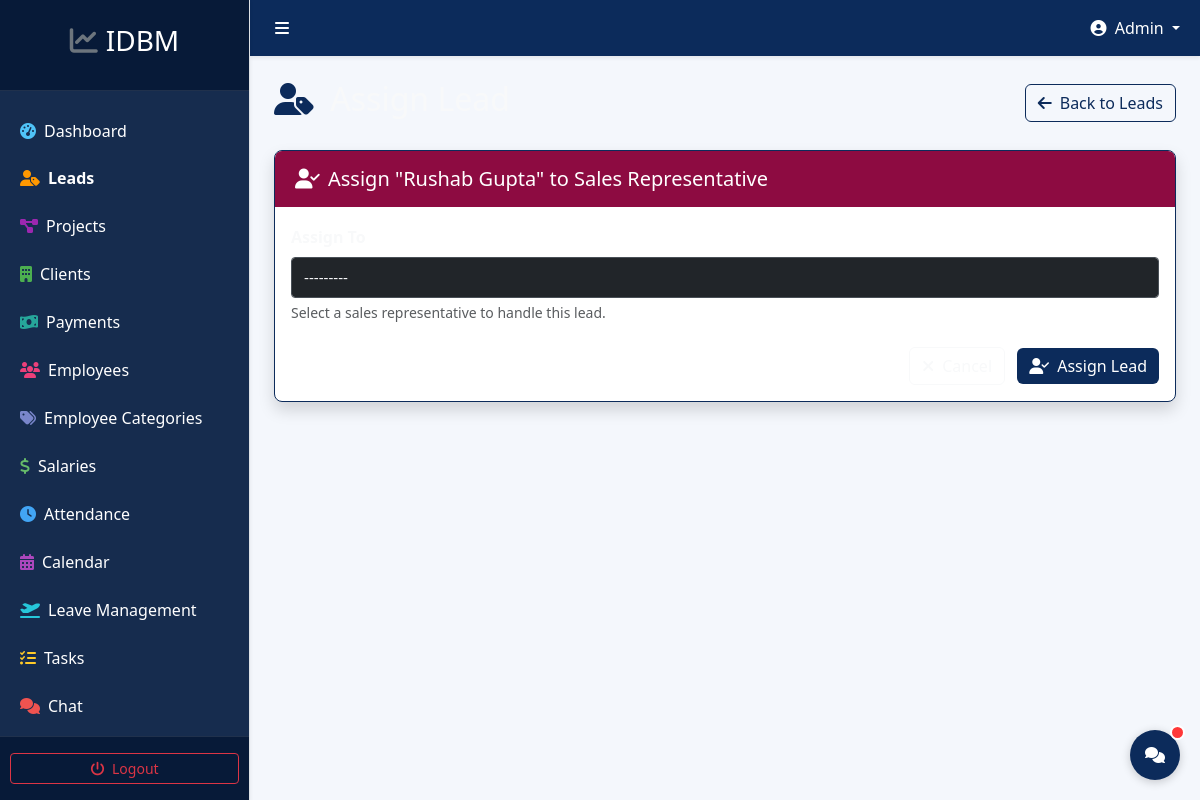
The app's page /leads/1/assign/ (signed in), older data.
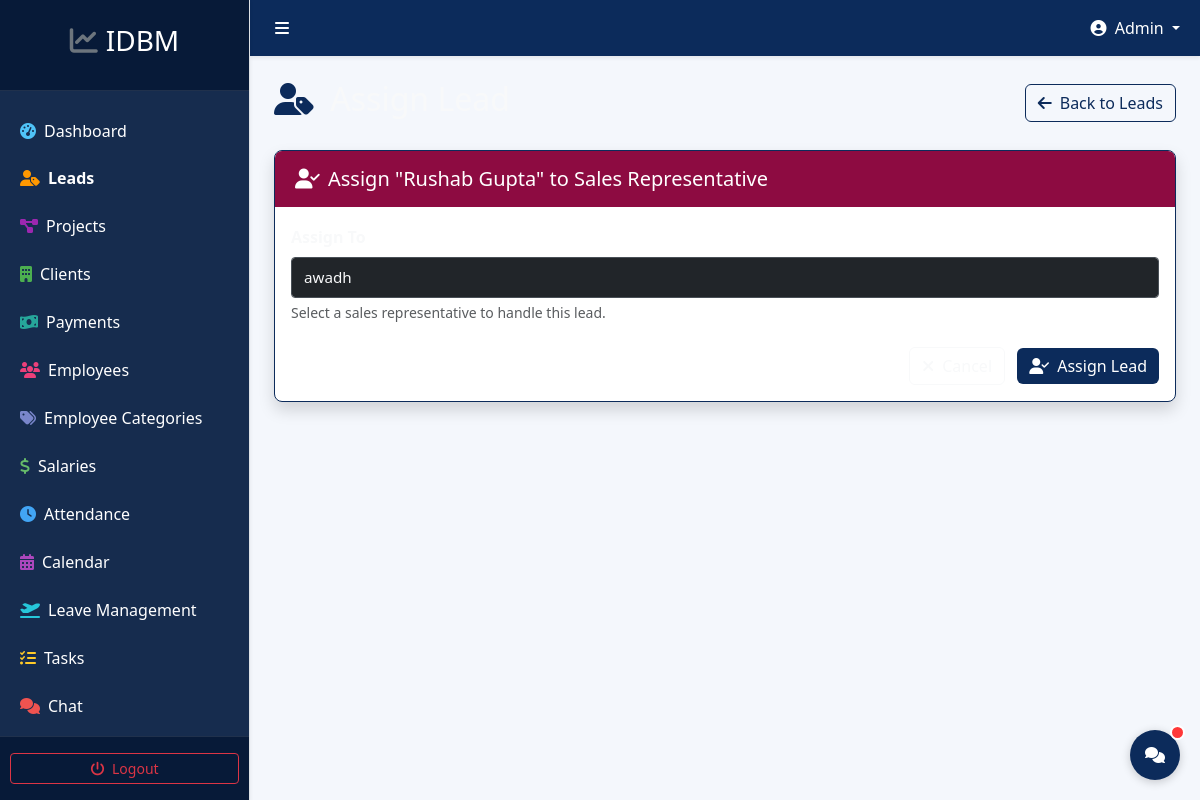
The same page, newer data.
### leads/models.py (models this page shows, shortened)
class Lead(models.Model):
    name = models.CharField(max_length=100)
    email = models.EmailField(blank=True, null=True)
    phone = models.CharField(max_length=20, blank=True, null=True)
    company = models.CharField(max_length=100, blank=True, null=True)
    source = models.ForeignKey(LeadSource, on_delete=models.SET_NULL, null=True, blank=True)
    status = models.ForeignKey(LeadStatus, on_delete=models.SET_NULL, null=True, blank=True)
    assigned_to = models.ForeignKey(User, on_delete=models.SET_NULL, null=True, blank=True, related_name='assigned_leads')
    notes = models.TextField(blank=True, null=True)
    facebook_lead_id = models.CharField(max_length=100, blank=True, null=True)
    created_at = models.DateTimeField(auto_now_add=True)
    updated_at = models.DateTimeField(auto_now=True)
    created_by = models.ForeignKey(User, on_delete=models.SET_NULL, null=True, blank=True, related_name='created_leads')

### leads/views.py (the view)
# urls.py: path('assign/', views.lead_assign, name='lead_assign'),
@login_required
def lead_assign(request, pk):
    lead = get_object_or_404(Lead, pk=pk)
    user_profile = request.user.userprofile
    if not (user_profile.is_admin or user_profile.is_manager):
        messages.error(request, "You don't have permission to assign leads.")
        return redirect('leads:lead_list')
    if request.method == 'POST':
        form = LeadAssignForm(request.POST, instance=lead)
        if form.is_valid():
            form.save()
            messages.success(request, 'Lead assigned successfully.')
            return redirect('leads:lead_detail', pk=lead.pk)
    else:
        form = LeadAssignForm(instance=lead)
    context = {
        'form': form,
        'lead': lead,
    }
    return render(request, 'leads/lead_form.html', context)

### leads/forms.py
class LeadAssignForm(forms.ModelForm):
    class Meta:
        model = Lead
        fields = ['assigned_to']
        widgets = {
            'assigned_to': forms.Select(attrs={'class': 'form-control'}),
        }
    def __init__(self, *args, **kwargs):
        super(LeadAssignForm, self).__init__(*args, **kwargs)
        self.fields['assigned_to'].queryset = User.objects.filter(
            userprofile__role='sales_rep'
        )

### accounts/models.py (called while the page is built)
    @property
    def is_admin(self):
        return self.role == 'admin'

### employees/context_processors.py (called while the page is built, shortened)
def attendance_processor(request):
    context = {}
    return context

### templates/leads/lead_form.html (shortened to what this page needs)
{% extends 'base.html' %}
{% block content %}
<div class="animate__animated animate__fadeIn">
    <div class="d-flex justify-content-between align-items-center mb-4">
        <h2 class="text-light">
            <i class="fas fa-user-tag me-2 text-purple"></i>
        </h2>
        <a href="{% url 'leads:lead_list' %}" class="btn btn-outline-purple animate__animated animate__fadeIn">
            <i class="fas fa-arrow-left me-2"></i>Back to Leads
        </a>
    </div>
    <div class="card bg-dark border-purple shadow animate__animated animate__fadeIn">
        <div class="card-header bg-purple text-white py-3">
            <h5 class="mb-0">
                {% if is_create %}
                    <i class="fas fa-plus-circle me-2"></i>New Lead Information
                {% elif 'assign' in request.path %}
                    <i class="fas fa-user-check me-2"></i>Assign "{{ lead.name }}" to Sales Representative
                {% else %}
                    <i class="fas fa-edit me-2"></i>Update "{{ lead.name }}"
                {% endif %}
            </h5>
        </div>
        <div class="card-body">
            <form method="post" class="animate__animated animate__fadeIn">
                {% if 'assign' in request.path %}
                    <div class="mb-4">
                        <label for="id_assigned_to" class="form-label text-light">Assign To</label>
                        {{ form.assigned_to }}
                        <div class="form-text text-muted">Select a sales representative to handle this lead.</div>
                    </div>
                {% endif %}
                <div class="mt-4 text-end">
                    <a href="{% if lead %}{% url 'leads:lead_detail' lead.id %}{% else %}{% url 'leads:lead_list' %}{% endif %}" class="btn btn-outline-light me-2">
                        <i class="fas fa-times me-2"></i>Cancel
                    </a>
                    <button type="submit" class="btn btn-purple">
                        {% if is_create %}
                            <i class="fas fa-plus-circle me-2"></i>Create Lead
                        {% elif 'assign' in request.path %}
                            <i class="fas fa-user-check me-2"></i>Assign Lead
                        {% else %}
                            <i class="fas fa-save me-2"></i>Save Changes
                        {% endif %}
                    </button>
                </div>
            </form>
        </div>
    </div>
</div>
{% endblock %}

### templates/base.html (shortened to what this page needs)
<!DOCTYPE html>
<html lang="en">
<head>
    <link href="https://cdn.jsdelivr.net/npm/bootstrap@5.3.0/dist/css/bootstrap.min.css" rel="stylesheet">
    <link rel="stylesheet" href="https://cdnjs.cloudflare.com/ajax/libs/font-awesome/6.4.0/css/all.min.css">
    <link rel="stylesheet" href="https://cdnjs.cloudflare.com/ajax/libs/animate.css/4.1.1/animate.min.css">
    <link rel="stylesheet" href="/static/css/custom.css">
</head>
<body class="text-dark" style="background-color: var(--light-bg);">
    <div class="wrapper">
        {% if user.is_authenticated %}
            {% include 'navigation.html' %}
        {% endif %}
        <div class="main-content {% if user.is_authenticated %}with-sidebar{% endif %}">
            {% if user.is_authenticated %}
                <nav class="navbar navbar-expand-lg navbar-dark shadow-sm" style="background-color: var(--primary);">
                    <div class="container-fluid">
                        <button class="btn btn-link text-white" id="menu-toggle">
                            <i class="fas fa-bars"></i>
                        </button>
                        <ul class="navbar-nav ms-auto">
                            <li class="nav-item dropdown">
                                <a class="nav-link dropdown-toggle text-white" href="#" id="navbarDropdown" role="button" data-bs-toggle="dropdown" aria-expanded="false">
                                    <i class="fas fa-user-circle me-1"></i>
                                    {{ user.get_full_name|default:user.username }}
                                </a>
                            </li>
                        </ul>
                    </div>
                </nav>
            {% endif %}
            <div class="container-fluid p-4">
                {% block content %}{% endblock %}
            </div>
        </div>
    </div>
    {% if user.is_authenticated %}
    <div class="chat-icon-container">
        <div class="chat-icon" id="chatIcon">
            <i class="fas fa-comments"></i>
            <div class="chat-notification" id="chatNotification" style="display: none;"></div>
        </div>
    </div>
    {% endif %}
</body>
</html>

### templates/navigation.html (shortened to what this page needs)
<div id="sidebar" class="border-end shadow-sm" style="background-color: var(--dark-bg);">
    <div class="sidebar-heading text-center py-4">
        <h3 class="animate__animated animate__pulse animate__infinite text-white"><i class="fas fa-chart-line me-2 text-secondary"></i>IDBM</h3>
    </div>
    <div class="list-group list-group-flush mt-3">
        <a href="{% url 'dashboard:index' %}" class="list-group-item list-group-item-action bg-transparent text-white border-0 {% if request.resolver_match.namespace == 'dashboard' %}active{% endif %}">
            <i class="fas fa-tachometer-alt me-2"></i>Dashboard
        </a>
        {% if user.userprofile.is_admin or user.userprofile.is_manager or user.userprofile.is_sales_rep %}
        <a href="{% url 'leads:lead_list' %}" class="list-group-item list-group-item-action bg-transparent text-white border-0 {% if request.resolver_match.namespace == 'leads' %}active{% endif %}">
            <i class="fas fa-user-tag me-2"></i>Leads
        </a>
        {% endif %}
        {% if user.userprofile.is_admin or user.userprofile.is_ops_manager or user.userprofile.is_developer %}
        <a href="{% url 'projects:project_list' %}" class="list-group-item list-group-item-action bg-transparent text-white border-0 ">
            <i class="fas fa-project-diagram me-2"></i>Projects
        </a>
        {% endif %}
        {% if user.userprofile.is_admin or user.userprofile.is_ops_manager %}
        <a href="{% url 'projects:client_list' %}" class="list-group-item list-group-item-action bg-transparent text-white border-0 {% if '/clients/' in request.path %}active{% endif %}">
            <i class="fas fa-building me-2"></i>Clients
        </a>
        <a href="{% url 'payments:payment_list' %}" class="list-group-item list-group-item-action bg-transparent text-white border-0 {% if request.resolver_match.namespace == 'payments' %}active{% endif %}">
            <i class="fas fa-money-bill-wave me-2"></i>Payments
        </a>
        <a href="{% url 'employees:employee_list' %}" class="list-group-item list-group-item-action bg-transparent text-white border-0 ">
            <i class="fas fa-users me-2"></i>Employees
        </a>
        <a href="{% url 'accounts:employee_category_list' %}" class="list-group-item list-group-item-action bg-transparent text-white border-0 ">
            <i class="fas fa-tags me-2"></i>Employee Categories
        </a>
        <a href="{% url 'employees:salary_list' %}" class="list-group-item list-group-item-action bg-transparent text-white border-0 {% if '/salaries/' in request.path %}active{% endif %}">
            <i class="fas fa-dollar-sign me-2"></i>Salaries
        </a>
        {% endif %}
        <a href="{% url 'employees:attendance_log' %}" class="list-group-item list-group-item-action bg-transparent text-white border-0 {% if '/attendance/' in request.path and 'calendar' not in request.path %}active{% endif %}">
            <i class="fas fa-clock me-2"></i>Attendance
        </a>
        <a href="{% url 'employees:attendance_calendar' %}" class="list-group-item list-group-item-action bg-transparent text-white border-0 {% if 'calendar' in request.path %}active{% endif %}">
            <i class="fas fa-calendar-alt me-2"></i>Calendar
        </a>
        <a href="{% url 'employees:leave_list' %}" class="list-group-item list-group-item-action bg-transparent text-white border-0 {% if '/leaves/' in request.path %}active{% endif %}">
            <i class="fas fa-plane-departure me-2"></i>Leave Management
        </a>
        <a href="{% url 'employees:task_list' %}" class="list-group-item list-group-item-action bg-transparent text-white border-0 {% if '/tasks/' in request.path %}active{% endif %}">
            <i class="fas fa-tasks me-2"></i>Tasks
        </a>
        <a href="{% url 'chat:inbox' %}" class="list-group-item list-group-item-action bg-transparent text-white border-0 {% if '/chat/' in request.path %}active{% endif %}">
            <i class="fas fa-comments me-2"></i>Chat
        </a>
        {% if user.userprofile.is_admin or user.userprofile.is_manager %}
        <a href="{% url 'reports:sales_report' %}" class="list-group-item list-group-item-action bg-transparent text-white border-0 {% if request.resolver_match.namespace == 'reports' and '/sales/' in request.path %}active{% endif %}">
        </a>
        {% endif %}
        {% if user.userprofile.is_admin or user.userprofile.is_ops_manager %}
        <a href="{% url 'reports:payment_report' %}" class="list-group-item list-group-item-action bg-transparent text-white border-0 {% if request.resolver_match.namespace == 'reports' and '/payments/' in request.path %}active{% endif %}">
        </a>
        {% endif %}
    </div>
    <div class="sidebar-footer text-center py-3">
        <div class="punch-buttons">
            <a href="{% url 'accounts:logout' %}" class="btn btn-sm btn-outline-danger w-100 logout-btn">
                <i class="fas fa-power-off me-1"></i> Logout
            </a>
        </div>
    </div>
</div>

Row changes from the older to the newer data that the page shows:
changed Lead "Rushab Gupta": assigned_to "---------" → "awadh"
